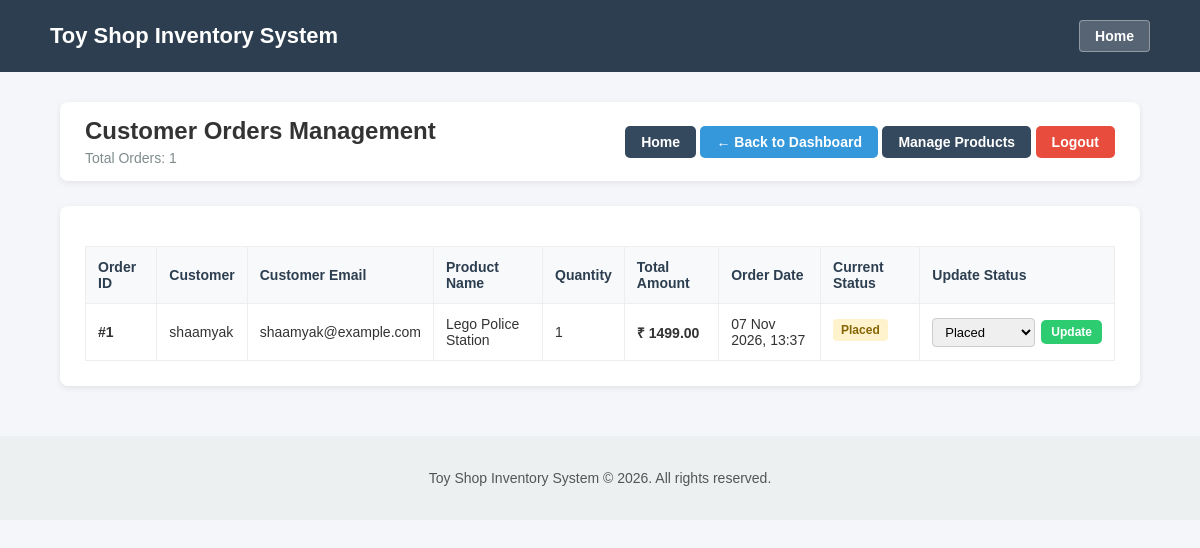
The page /admin-dashboard/orders/ (signed in) on the database as committed earlier.
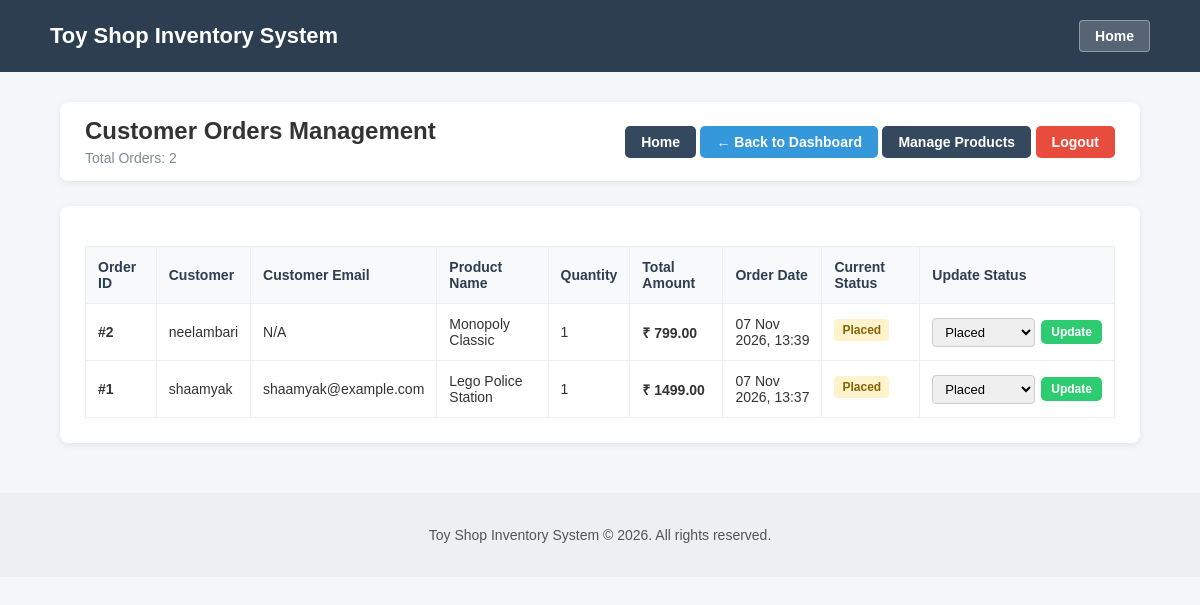
The same page on the database as committed later.
### toys/models.py (models this page shows, shortened)
class Order(models.Model):
    STATUS_CHOICES = [
        ('Pending', 'Pending'),
        ('Processing', 'Processing'),
        ('Shipped', 'Shipped'),
        ('Delivered', 'Delivered'),
        ('Cancelled', 'Cancelled'),
    ]
    user = models.ForeignKey(User, on_delete=models.CASCADE, related_name='orders')
    toy = models.ForeignKey(Toy, on_delete=models.CASCADE)
    quantity = models.PositiveIntegerField(default=1)
    total_price = models.DecimalField(max_digits=10, decimal_places=2)
    status = models.CharField(max_length=20, choices=STATUS_CHOICES, default='Pending')
    created_at = models.DateTimeField(auto_now_add=True)

class Toy(models.Model):
    toy_name = models.CharField(max_length=100)
    age_group = models.CharField(max_length=50)
    category = models.CharField(max_length=50)
    price = models.CharField(max_length=20)
    description = models.TextField(blank=True, default='')

### toys/views.py (the view)
    @csrf_exempt
    @login_required
    def wrapper(request, *args, **kwargs):
        if not (request.user.is_superuser or request.user.is_staff):
            return redirect('user_dashboard')
        return view_func(request, *args, **kwargs)

### toys/views.py (called while the page is built)
def admin_required(view_func):
    @csrf_exempt
    @login_required
    def wrapper(request, *args, **kwargs):
        if not (request.user.is_superuser or request.user.is_staff):
            return redirect('user_dashboard')
        return view_func(request, *args, **kwargs)
    return wrapper

@admin_required
def admin_orders(request):
    orders = Order.objects.select_related('user', 'toy').order_by('-created_at')
    return render(request, 'admin_orders.html', {'orders': orders})

### toys/templates/admin_orders.html (shortened to what this page needs)
<!DOCTYPE html>
<html lang="en">
<head>
</head>
<body>
    <header>
        <div style="display: flex; justify-content: space-between; align-items: center; max-width: 1100px; margin: 0 auto; padding: 0 15px;">
            <h1 style="margin: 0; font-size: 22px;"><a href="{% url 'home' %}" style="color: white; text-decoration: none;">Toy Shop Inventory System</a></h1>
            <a href="{% url 'home' %}" style="background: rgba(255,255,255,0.2); color: white; padding: 7px 15px; border-radius: 4px; text-decoration: none; font-weight: bold; font-size: 14px; border: 1px solid rgba(255,255,255,0.35);">Home</a>
        </div>
    </header>
    <div class="container">
        <div class="top-bar">
            <div>
                <h2 style="margin: 0;">Customer Orders Management</h2>
                <p style="margin: 5px 0 0 0; color: #7f8c8d; font-size: 14px;">Total Orders: {{ orders|length }}</p>
            </div>
            <div>
                <a href="{% url 'home' %}" class="btn btn-dark">Home</a>
                <a href="{% url 'admin_dashboard' %}" class="btn btn-blue">&larr; Back to Dashboard</a>
                <a href="{% url 'toy_list' %}" class="btn btn-dark">Manage Products</a>
                <a href="{% url 'logout' %}" class="btn btn-red">Logout</a>
            </div>
        </div>
        <div class="section-card">
            <table>
                <thead>
                    <tr>
                        <th>Order ID</th>
                        <th>Customer</th>
                        <th>Customer Email</th>
                        <th>Product Name</th>
                        <th>Quantity</th>
                        <th>Total Amount</th>
                        <th>Order Date</th>
                        <th>Current Status</th>
                        <th>Update Status</th>
                    </tr>
                </thead>
                <tbody>
                    {% for order in orders %}
                    <tr>
                        <td><strong>#{{ order.id }}</strong></td>
                        <td>{{ order.user.username }}</td>
                        <td>{{ order.user.email|default:"N/A" }}</td>
                        <td>{{ order.toy.toy_name }}</td>
                        <td>{{ order.quantity }}</td>
                        <td><strong>₹ {{ order.total_price }}</strong></td>
                        <td>{{ order.created_at|date:"d M Y, H:i" }}</td>
                        <td>
                            <span class="status-badge status-{{ order.status }}">{{ order.status }}</span>
                        </td>
                        <td>
                            <form method="POST" action="{% url 'admin_update_order_status' order.id %}" class="status-form">
                                <select name="status">
                                    <option value="Placed" {% if order.status == 'Placed' %}selected{% endif %}>Placed</option>
                                </select>
                                <button type="submit" class="btn btn-green" style="padding: 5px 10px; font-size: 12px;">Update</button>
                            </form>
                        </td>
                    </tr>
                    {% empty %}
                    <tr>
                        <td colspan="9" style="text-align: center; color: #888; padding: 25px;">No customer orders placed yet.</td>
                    </tr>
                    {% endfor %}
                </tbody>
            </table>
        </div>
    </div>
    <footer>
        <p>Toy Shop Inventory System &copy; 2026. All rights reserved.</p>
    </footer>
</body>
</html>

### toys/templates/admin_orders.html (style rules this page uses)
body { font-family: Arial, sans-serif; background-color: #f4f6f9; margin: 0; padding: 0; color: #333; }
header { background-color: #2c3e50; color: white; padding: 20px; text-align: center; }
.container { width: 90%; max-width: 1100px; margin: 30px auto; }
.top-bar { display: flex; justify-content: space-between; align-items: center; background: white; padding: 15px 25px; border-radius: 8px; box-shadow: 0 2px 6px rgba(0,0,0,0.08); margin-bottom: 25px; }
.btn { display: inline-block; padding: 8px 16px; text-decoration: none; border-radius: 5px; font-weight: bold; font-size: 14px; border: none; cursor: pointer; }
.btn-blue { background-color: #3498db; color: white; }
.btn-dark { background-color: #34495e; color: white; }
.btn-red { background-color: #e74c3c; color: white; }
.btn-green { background-color: #2ecc71; color: white; }
.section-card { background: white; padding: 25px; border-radius: 8px; box-shadow: 0 2px 6px rgba(0,0,0,0.08); }
table { width: 100%; border-collapse: collapse; margin-top: 15px; }
th, td { border: 1px solid #eee; padding: 12px; text-align: left; font-size: 14px; }
th { background-color: #f8f9fa; color: #2c3e50; font-weight: bold; }
.status-badge { display: inline-block; padding: 4px 8px; border-radius: 4px; font-size: 12px; font-weight: bold; margin-bottom: 5px; }
.status-Placed, .status-Pending { background: #fff3cd; color: #856404; }
.status-form { display: flex; gap: 6px; align-items: center; }
select { padding: 5px 8px; border-radius: 4px; border: 1px solid #ccc; font-size: 13px; }
footer { margin-top: 50px; padding: 20px; background-color: #ecf0f1; color: #555; text-align: center; font-size: 14px; }

Rows that differ between the two databases and show on the page:
added Order: id "2", user.username "neelambari", user.email "N/A", toy.toy_name "Monopoly Classic", quantity "1", total_price "799.00", created_at "07 Nov 2026, 13:39", status "Placed"
Other text that changed with them:
{{ orders|length }}: "1" → "2"
